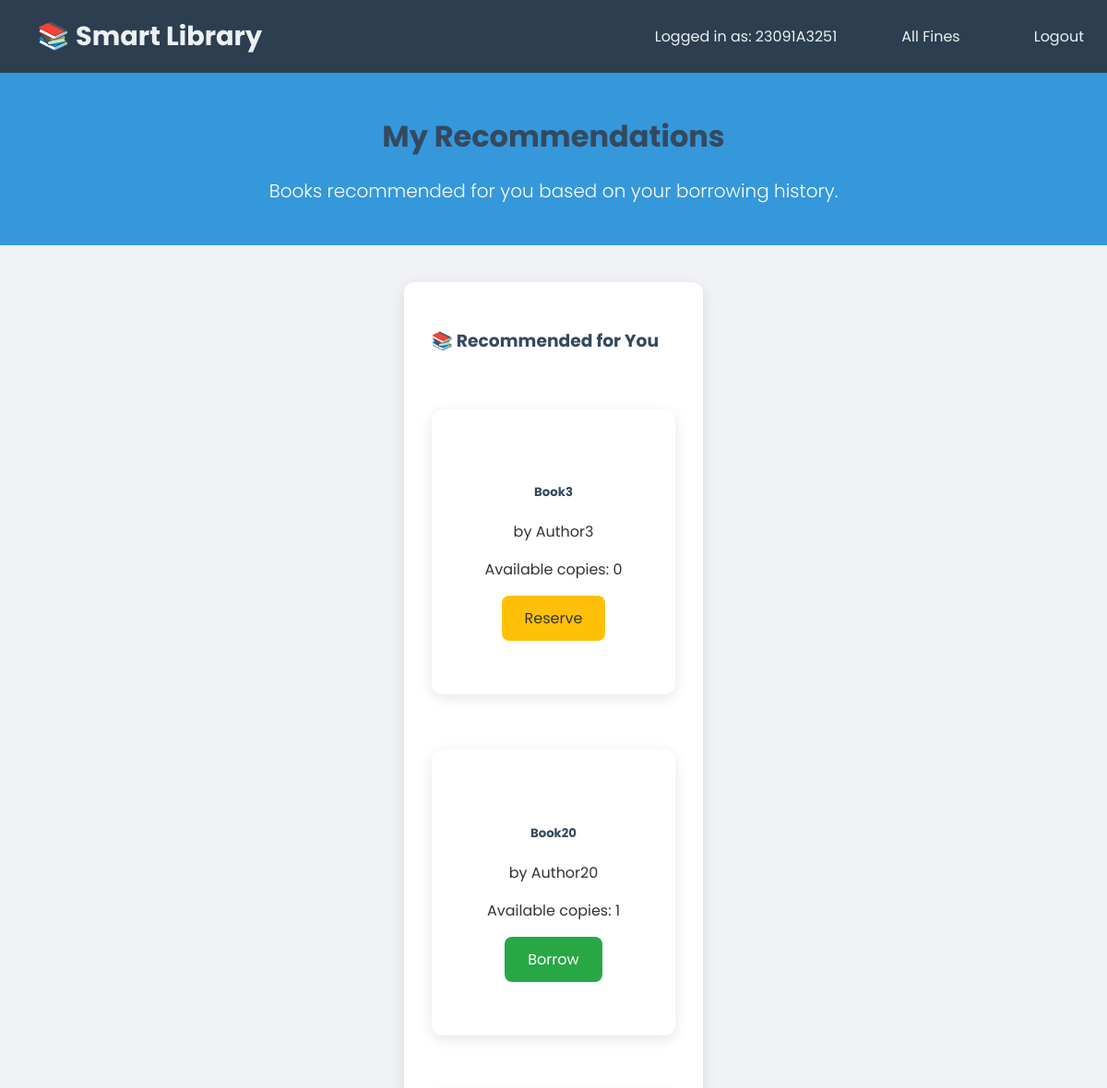
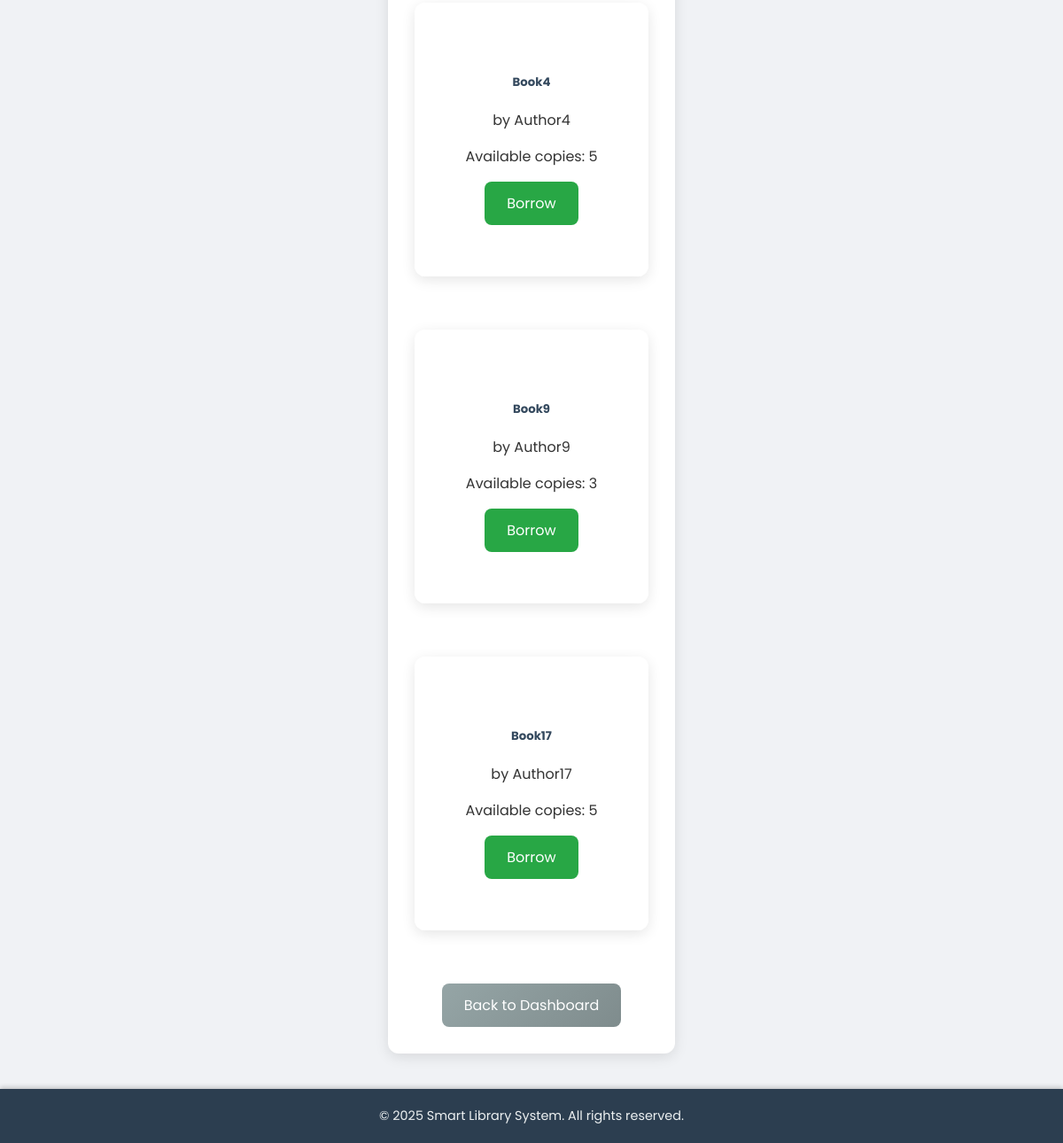
The page /my_recommendations (signed in) on the database its author committed (2 pictures, top to bottom).
### app.py (models this page shows)
class Book(db.Model):
    id = db.Column(db.Integer, primary_key=True)
    title = db.Column(db.String(100), nullable=False)
    author = db.Column(db.String(50), nullable=False)
    available_copies = db.Column(db.Integer, default=1)

### app.py (the view)
@app.route('/my_recommendations')
def my_recommendations():
    if 'regno' not in session:
        flash('Please log in first.', 'error')
        return redirect(url_for('student_login'))
    regno = session['regno']
    calculate_fine_for_student(regno)
    recommended_books = get_book_recommendations(regno)
    active_fines = Fine.query.filter_by(regno=regno, status='active').all()
    total_fine = sum(fine.amount for fine in active_fines)
    can_borrow = can_student_borrow_books(regno)
    return render_template('my_recommendations.html',
                         regno=regno,
                         now=datetime.now(),
                         recommended_books=recommended_books,
                         active_fines=active_fines,
                         total_fine=total_fine,
                         can_borrow=can_borrow)

### app.py (called while the page is built)
@app.teardown_appcontext
def shutdown_session(exception=None):
    db.session.remove()

def get_student_total_fine(regno):
    active_fines = Fine.query.filter_by(regno=regno, status='active').all()
    return sum(fine.amount for fine in active_fines)

def can_student_borrow_books(regno):
    total_fine = get_student_total_fine(regno)
    return total_fine < 1000

### templates/my_recommendations.html
{% extends "base.html" %}
{% set background = 'https://images.unsplash.com/photo-1503676260728-1c00da094a0b' %}
{% block content %}
<header class="text-center py-4 bg-primary text-white">
    <h1>My Recommendations</h1>
    <p class="lead">Books recommended for you based on your borrowing history.</p>
</header>
<main class="container">
    {% if recommended_books %}
    <div class="mt-5">
        <h3>📚 Recommended for You</h3>
        <div class="row">
            {% for book in recommended_books %}
            <div class="col-md-6 col-lg-4 mb-3">
                <div class="card">
                    <div class="card-body">
                        <h5 class="card-title">{{ book.title }}</h5>
                        <p class="card-text">by {{ book.author }}</p>
                        <p class="card-text">Available copies: {{ book.available_copies }}</p>
                        {% if book.available_copies > 0 and can_borrow %}
                        <a href="{{ url_for('borrow_book', book_id=book.id) }}" class="btn btn-success btn-sm">Borrow</a>
                        {% elif not can_borrow %}
                        <button class="btn btn-secondary btn-sm" disabled>Cannot Borrow</button>
                        {% else %}
                        <a href="{{ url_for('reserve_book', book_id=book.id) }}" class="btn btn-warning btn-sm">Reserve</a>
                        {% endif %}
                    </div>
                </div>
            </div>
            {% endfor %}
        </div>
    </div>
    {% else %}
    <div class="text-center mt-5">
        <p class="lead">No recommendations available at the moment. Start borrowing books to get personalized recommendations!</p>
    </div>
    {% endif %}
    <div class="text-center mt-4">
        <a href="{{ url_for('student_dashboard') }}" class="btn btn-secondary">Back to Dashboard</a>
    </div>
</main>
{% endblock %}

### static/style.css (style rules this page uses)
body { font-family: 'Poppins', sans-serif; margin: 0; padding: 0; background-color: #f0f2f5; color: #333; min-height: 100vh; display: flex; flex-direction: column; }
h1, h2, h3, h4, h5, h6 { font-weight: 700; color: #34495e; margin-bottom: 20px; }
.container { max-width: 960px; margin: 40px auto; background-color: #ffffff; padding: 30px; border-radius: 12px; box-shadow: 0 4px 15px rgba(0,0,0,0.1); flex-grow: 1; }
.card { max-width: 450px; margin: 60px auto; padding: 30px; background: rgba(255, 255, 255, 0.95); border-radius: 15px; box-shadow: 0 8px 20px rgba(0,0,0,0.2); font-family: 'Poppins', sans-serif; text-align: center; }
.btn { padding: 12px 25px; font-size: 1rem; border-radius: 8px; border: none; cursor: pointer; transition: background-color 0.3s ease, transform 0.2s ease, box-shadow 0.3s ease; text-decoration: none; display: inline-block; text-align: center; }
.btn-success { background-color: #28a745; color: white; }
.btn-warning { background-color: #ffc107; color: #333; }
.btn-secondary { background-color: #6c757d; color: white; }
a { color: #3498db; text-decoration: none; transition: color 0.3s ease; }
.py-4 { padding-top: 1.5rem !important; padding-bottom: 1.5rem !important; }
.text-center { text-align: center !important; }
.lead { font-size: 1.25rem; font-weight: 300; }
.bg-primary { background-color: #3498db !important; }
.text-white { color: white !important; }
.card { border: none; border-radius: 12px; overflow: hidden; box-shadow: 0 4px 15px rgba(0,0,0,0.1); transition: transform 0.3s ease, box-shadow 0.3s ease; }
.card-body { padding: 1.75rem; }
.btn-secondary { background: linear-gradient(135deg, #95a5a6, #7f8c8d); border: none; transition: all 0.3s ease; }
@media (min-width: 992px) { .container { max-width: 1200px; padding: 30px; } }
body { font-size: 16px; }

### templates/base.html (style rules this page uses)
body { background-size: cover; background-attachment: fixed; background-position: center center; }

### rows shown on the page
Book: title "Book3", author "Author3", available_copies "0"
Book: title "Book20", author "Author20", available_copies "1"
Book: title "Book4", author "Author4", available_copies "5"
Book: title "Book9", author "Author9", available_copies "3"
Book: title "Book17", author "Author17", available_copies "5"

### other values the page prints
{{ session.get('regno') }} "23091A3251"
